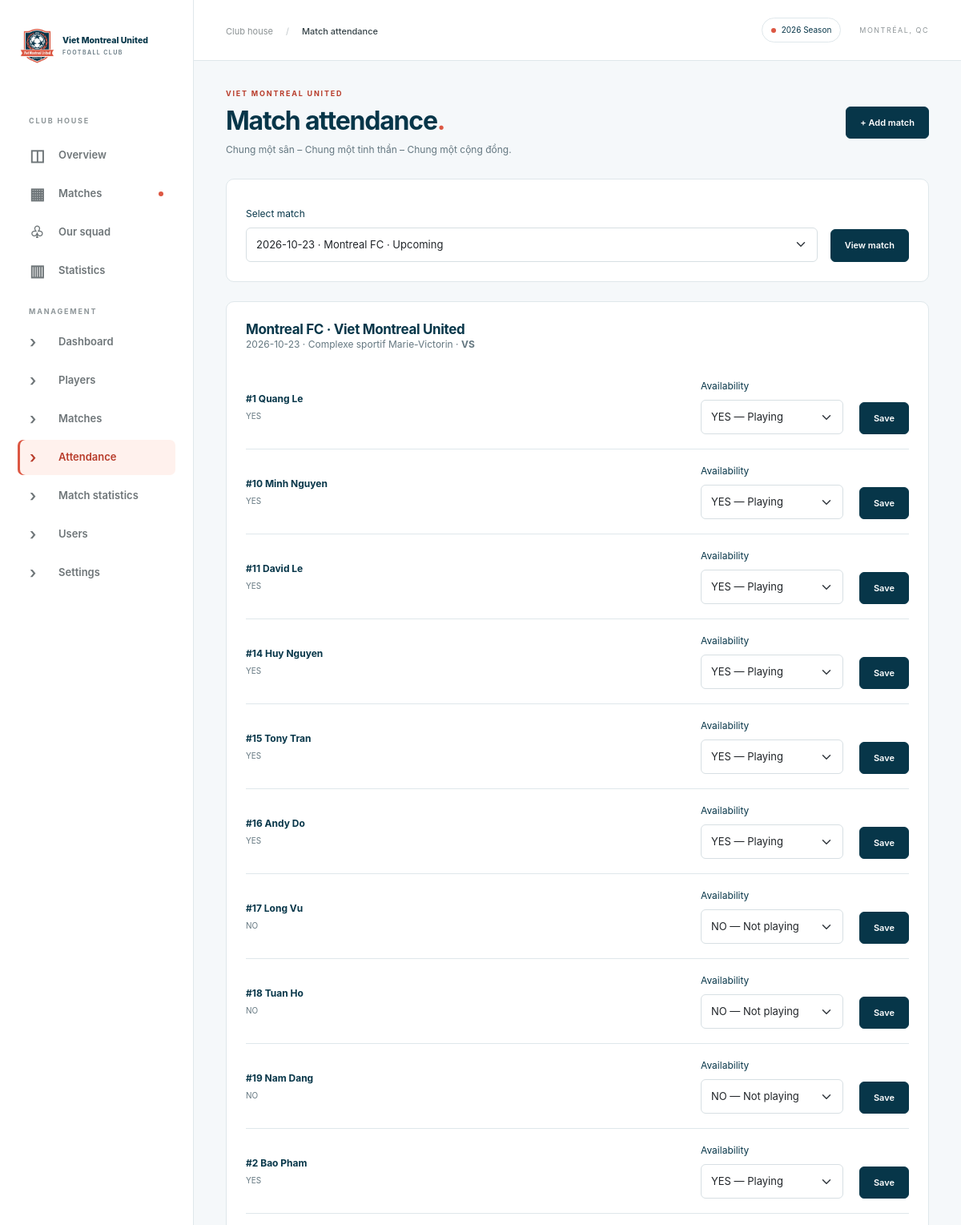
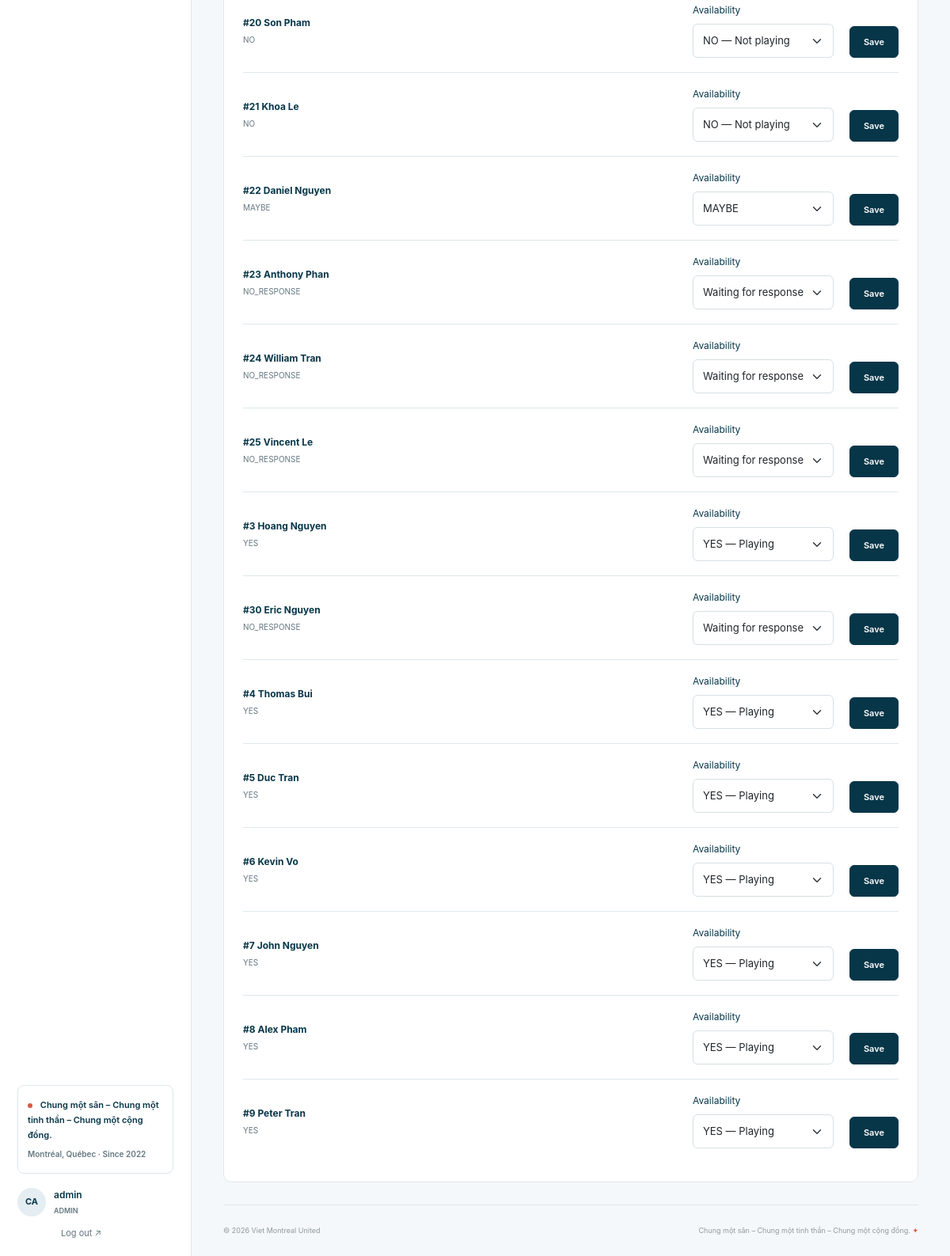
The app's page /index.php?page=admin-attendance (signed in) with its own data (2 pictures, top to bottom).
### tables this page shows
CREATE TABLE users (
 id INT UNSIGNED AUTO_INCREMENT PRIMARY KEY,
 username VARCHAR(60) NOT NULL UNIQUE,
 password_hash VARCHAR(255) NOT NULL,
 role ENUM('ADMIN','PLAYER') NOT NULL,
 player_id INT UNSIGNED NULL UNIQUE,
 is_active TINYINT(1) NOT NULL DEFAULT 1,
 created_at TIMESTAMP NOT NULL DEFAULT CURRENT_TIMESTAMP,
 updated_at TIMESTAMP NOT NULL DEFAULT CURRENT_TIMESTAMP ON UPDATE CURRENT_TIMESTAMP,
 FOREIGN KEY (player_id) REFERENCES players(id) ON DELETE RESTRICT
);

CREATE TABLE matches (
 id INT UNSIGNED AUTO_INCREMENT PRIMARY KEY,
 match_date DATE NOT NULL, match_time TIME NOT NULL,
 opponent_name VARCHAR(120) NOT NULL, opponent_logo VARCHAR(190) NULL,
 location VARCHAR(190) NOT NULL,
 home_away ENUM('Home','Away') NOT NULL DEFAULT 'Home',
 our_score SMALLINT UNSIGNED NULL, opponent_score SMALLINT UNSIGNED NULL,
 status ENUM('Upcoming','Completed','Cancelled','Postponed') NOT NULL DEFAULT 'Upcoming',
 created_at TIMESTAMP NOT NULL DEFAULT CURRENT_TIMESTAMP,
 updated_at TIMESTAMP NOT NULL DEFAULT CURRENT_TIMESTAMP ON UPDATE CURRENT_TIMESTAMP,
 INDEX idx_match_schedule(status,match_date,match_time),
 CONSTRAINT completed_score CHECK(status <> 'Completed' OR (our_score IS NOT NULL AND opponent_score IS NOT NULL))
);

CREATE TABLE players (
 id INT UNSIGNED AUTO_INCREMENT PRIMARY KEY,
 full_name VARCHAR(120) NOT NULL,
 jersey_number VARCHAR(20) NOT NULL,
 jersey_key VARCHAR(20) GENERATED ALWAYS AS (LOWER(TRIM(jersey_number))) STORED,
 CONSTRAINT players_jersey_nonempty CHECK (CHAR_LENGTH(TRIM(jersey_number)) > 0),
 UNIQUE KEY players_jersey_unique (jersey_key),
 birth_year SMALLINT UNSIGNED NULL,
 photo_path VARCHAR(190) NULL,
 is_active TINYINT(1) NOT NULL DEFAULT 1,
 created_at TIMESTAMP NOT NULL DEFAULT CURRENT_TIMESTAMP,
 updated_at TIMESTAMP NOT NULL DEFAULT CURRENT_TIMESTAMP ON UPDATE CURRENT_TIMESTAMP
);

### public/index.php (called while the page is built, shortened)
<?php
require __DIR__.'/../app/bootstrap.php';
$page=is_string($_GET['page'] ?? null)?$_GET['page']:'home';
$routes=['home'=>'home','matches'=>'matches','match'=>'match','players'=>'players','profile'=>'profile','statistics'=>'statistics','login'=>'login','account'=>'account','admin'=>'home','admin-players'=>'admin-players','admin-player-edit'=>'admin-player-edit','admin-matches'=>'admin-matches','admin-match-edit'=>'admin-match-edit','admin-attendance'=>'admin-match-data','admin-stats'=>'admin-match-data','admin-users'=>'admin-users','admin-settings'=>'admin-settings'];
$titles=['home'=>'Club overview','matches'=>'Match centre','match'=>'Match detail','players'=>'Our squad','profile'=>'Player profile','statistics'=>'Club statistics','login'=>'Welcome back','account'=>'My account','admin'=>'Club dashboard','admin-players'=>'Manage players','admin-player-edit'=>'Player details','admin-matches'=>'Manage matches','admin-match-edit'=>'Match details','admin-attendance'=>'Match attendance','admin-stats'=>'Match statistics','admin-users'=>'Player accounts','admin-settings'=>'Club settings'];
$title=$titles[$page];
try { require __DIR__.'/../app/views/'.$routes[$page].'.php'; $content=ob_get_clean(); }
catch (DomainException $e) { ob_end_clean(); abort_page(404,$e->getMessage()); }
require __DIR__.'/../app/views/layout.php';

### app/auth.php (called while the page is built, shortened)
<?php
function current_user(): ?array {
    $u = one('SELECT u.*, p.full_name, p.photo_path, p.is_active AS player_active FROM users u LEFT JOIN players p ON p.id=u.player_id WHERE u.id=?', [$_SESSION['user_id']]);
    return $u;
}
function is_admin(): bool { return ($GLOBALS['user']['role'] ?? '') === 'ADMIN'; }

### app/bootstrap.php (called while the page is built, shortened)
<?php
require __DIR__ . '/functions.php';
require __DIR__ . '/auth.php';
try {
    $settings = array_column(query('SELECT * FROM settings'), 'setting_value', 'setting_key');
} catch (PDOException $e) {
    error_log($e->getMessage()); http_response_code(503);
    exit('Database is not configured. Configure config/database.local.php and follow README.md.');
}
$user = current_user();

### app/views/admin-match-data.php (the view, shortened to what this page needs)
<?php
$statsPage=$page==='admin-stats';
$matches=query('SELECT * FROM matches'.($statsPage?" WHERE status='Completed'":'').' ORDER BY match_date DESC,match_time DESC');
$default=$statsPage?($matches[0] ?? null):(next_match() ?? ($matches[0] ?? null));
$id=(int)($_GET['id'] ?? ($default['id'] ?? 0)); $m=$id?match_by_id($id):null;
?>
<form method="get" class="panel inline-form mb-4"><input type="hidden" name="page" value="<?= e($page) ?>"><label class="field flex-grow-1">Select match<select class="form-select" name="id"><?php foreach($matches as $row): ?><option value="<?= e($row['id']) ?>" <?= $id==$row['id']?'selected':'' ?>><?= e($row['match_date'].' · '.$row['opponent_name'].' · '.$row['status']) ?></option><?php endforeach; ?></select></label><button class="btn btn-dark">View match</button></form>
<?php if(!$m): ?><div class="panel empty">Chưa có trận phù hợp. Tạo trận đấu trước.</div><?php elseif($statsPage && $m['status']!=='Completed'): ?><div class="alert alert-warning">Trận này chưa Completed. Hãy cập nhật kết quả trước.</div><?php else: ?>
<section class="panel"><h2><?= e(match_title($m)) ?></h2><p class="muted"><?= e($m['match_date'].' · '.MATCH_VENUE_NAME) ?> · <strong><?= e(score($m)) ?></strong></p>
<div class="data-rows"><?php $allPlayers=query("SELECT p.*,COALESCE(a.status,'NO_RESPONSE') AS response FROM players p LEFT JOIN match_availability a ON a.player_id=p.id AND a.match_id=? WHERE p.is_active=1 OR ?='Completed' ORDER BY p.jersey_number",[$id,$m['status']]); foreach($allPlayers as $p): $s=$existing[$p['id']] ?? null; ?><form method="post" class="data-row"><?= csrf() ?><input type="hidden" name="action" value="<?= $statsPage?'stats':'attendance' ?>"><input type="hidden" name="match_id" value="<?= $id ?>"><input type="hidden" name="player_id" value="<?= e($p['id']) ?>"><div class="data-player"><strong>#<?= e($p['jersey_number']) ?> <?= e($p['full_name']) ?></strong><small><?= e($p['response']) ?><?= !$p['is_active']?' · Inactive':'' ?></small><?php if($statsPage && $s): ?><small>Updated <?= e($s['updated_at']) ?> · <?= e($s['editor']) ?></small><?php endif; ?></div><?php if($statsPage): field('Goals','goals',$s['goals'] ?? 0,'number',true,'min="0" max="999"'); field('Assists','assists',$s['assists'] ?? 0,'number',true,'min="0" max="999"'); else: select_field('Availability','status',['YES'=>'YES — Playing','NO'=>'NO — Not playing','MAYBE'=>'MAYBE','NO_RESPONSE'=>'Waiting for response'],$p['response']); endif; ?><button class="btn btn-dark">Save</button></form><?php endforeach; ?></div></section><?php endif; ?>

### app/functions.php (shortened to what this page needs)
<?php
function e(mixed $value): string { return htmlspecialchars((string)($value ?? ''), ENT_QUOTES | ENT_SUBSTITUTE, 'UTF-8'); }
function query(string $sql, array $args=[]): array { $s=$GLOBALS['pdo']->prepare($sql); $s->execute($args); return $s->fetchAll(); }
function one(string $sql, array $args=[]): ?array { return query($sql,$args)[0] ?? null; }
function url(string $page='home', array $args=[]): string { return 'index.php?'.http_build_query(['page'=>$page]+$args); }
function next_match(): ?array { return one("SELECT * FROM matches WHERE status='Upcoming' AND TIMESTAMP(match_date,match_time)>? ORDER BY match_date,match_time,id LIMIT 1",[date('Y-m-d H:i:s')]); }
function match_by_id(int $id): array { return one('SELECT * FROM matches WHERE id=?',[$id]) ?? throw new DomainException('Không tìm thấy trận đấu.'); }
function initials(string $name): string { $a=preg_split('/\s+/u',trim($name)); return mb_strtoupper(mb_substr($a[0],0,1).mb_substr(end($a),0,1)); }
function avatar(array $p): string {
    $photo=$p['photo_path'] ?? null;
    return '<span class="avatar">'.e(initials($p['full_name'])).'</span>';
}
function club(): string { return $GLOBALS['settings']['club_name'] ?? 'Viet Montreal United'; }
function club_slogan(): string { return 'Chung một sân – Chung một tinh thần – Chung một cộng đồng.'; }
function match_title(array $m): string { $a=club(); $b=$m['opponent_name']; if ($m['home_away']==='Away') [$a,$b]=[$b,$a]; return $a.' · '.$b; }
function score(array $m): string { return $m['status']==='Completed' ? ($m['home_away']==='Home'?$m['our_score'].' – '.$m['opponent_score']:$m['opponent_score'].' – '.$m['our_score']) : 'VS'; }
function select_field(string $label,string $name,array $options,mixed $value): void { echo '<label class="field">'.e($label).'<select class="form-select" name="'.e($name).'">'; foreach($options as $k=>$v) echo '<option value="'.e($k).'" '.((string)$value===(string)$k?'selected':'').'>'.e($v).'</option>'; echo '</select></label>'; }

### app/views/layout.php (shortened to what this page needs)
<!doctype html>
<html lang="vi">
<head><link rel="stylesheet" href="assets/bootstrap.min.css"><link rel="stylesheet" href="assets/app.css?v=club-2022"><link rel="stylesheet" href="assets/club-theme.css?v=4"></head>
<body>
<aside class="sidebar" id="navigation">
<a href="<?= url() ?>" class="brand"><img class="brand-logo" src="assets/images/club-logo.jpg" alt="Logo Viet Montreal United" width="48" height="48"><span><span class="brand-name">Viet Montreal United</span><small>FOOTBALL CLUB</small></span></a>
<div class="nav-caption">CLUB HOUSE</div>
<nav aria-label="Main navigation">
<?php $nav=['home'=>['◫','Overview'],'matches'=>['▦','Matches'],'players'=>['♧','Our squad'],'statistics'=>['▥','Statistics']]; foreach($nav as $key=>[$icon,$label]): $args=$key==='profile'?['id'=>$user['player_id']]:($key==='match'?['id'=>$nm['id']]:[]); ?>
<a class="nav-item <?= $page===$key?'active':'' ?>" href="<?= url($key,$args) ?>"><span><?= $icon ?></span><?= e($label) ?><?= $key==='matches'?'<i class="nav-dot"></i>':'' ?></a>
<?php endforeach; ?>
<?php if(is_admin()): ?><div class="nav-caption">MANAGEMENT</div><?php foreach(['admin'=>'Dashboard','admin-players'=>'Players','admin-matches'=>'Matches','admin-attendance'=>'Attendance','admin-stats'=>'Match statistics','admin-users'=>'Users','admin-settings'=>'Settings'] as $key=>$label): ?><a class="nav-item <?= $page===$key?'active':'' ?>" href="<?= url($key) ?>"><span>›</span><?= e($label) ?></a><?php endforeach; endif; ?>
</nav>
<div class="sidebar-bottom"><div class="club-note"><span class="live-dot"></span> <?= e(club_slogan()) ?><small>Montréal, Québec · Since 2022</small></div>
<?php if($user): ?><a class="user-link" href="<?= url('account') ?>"><?= avatar(array_replace($user,['full_name'=>$user['full_name'] ?? 'Club Admin'])) ?><span><?= e($user['full_name'] ?? $user['username']) ?><small><?= e($user['role']) ?></small></span></a><form method="post"><?= csrf() ?><input type="hidden" name="action" value="logout"><button class="logout" type="submit">Log out ↗</button></form><?php else: ?><a class="btn btn-dark w-100" href="<?= url('login') ?>">Member login ↗</a><?php endif; ?></div>
</aside>
<div class="workspace"><header class="topbar"><div class="topbar-left"><button class="menu-toggle" type="button" aria-controls="navigation" aria-expanded="false" aria-label="Toggle menu">☰</button><span class="breadcrumb-label">Club house <span>/</span> <strong><?= e($title) ?></strong></span></div><div class="topbar-right"><span class="season-pill"><span class="live-dot"></span><?= e($settings['season_label']) ?></span><span class="top-location">MONTRÉAL, QC</span></div></header>
<main id="main"><div class="page-heading"><div><div class="eyebrow">VIET MONTREAL UNITED</div><h1><?= e($title) ?><span class="title-dot">.</span></h1><p><?= e(club_slogan()) ?></p></div><div class="heading-action"><?php if(is_admin()): ?><a class="btn btn-dark" href="<?= url('admin-match-edit') ?>">+ Add match</a><?php else: ?><span class="date-stamp"><?= e(date('l, d M Y')) ?></span><?php endif; ?></div></div>
<?= $content ?>
<footer><span>© <?= date('Y') ?> <?= e(club()) ?></span><span><?= e(club_slogan()) ?> <span class="accent">✦</span></span></footer>
</main></div>
</body></html>

### public/assets/app.css (style rules this page uses)
:root { --ink:#073649;--accent:#b83c2b;--accent-light:#ffd9cf;--muted:#7a8083;--line:#e2e7e9;--bg:#f3f6f7 }
* { box-sizing:border-box }
body { margin:0;background:var(--bg);color:#25343b;font-family:Inter,"Segoe UI",Arial,sans-serif;font-size:14px }
a { color:inherit;text-decoration:none }
button,input,select { font:inherit }
.sidebar { position:fixed;inset:0 auto 0 0;width:242px;background:#fff;border-right:1px solid var(--line);padding:33px 22px 20px;display:flex;flex-direction:column;z-index:20;overflow-y:auto }
.brand { display:flex;align-items:center;gap:12px;font-size:12px;font-weight:800;letter-spacing:.7px;line-height:1.7;margin-bottom:41px }
.brand small { display:block;font-size:8px;font-weight:600;letter-spacing:1.7px;color:var(--muted) }
.nav-caption { font-size:9px;letter-spacing:1.8px;color:#8e9699;font-weight:700;margin:22px 14px 10px }
.nav-item { display:flex;align-items:center;gap:14px;padding:12px 15px;margin:4px 0;border-radius:7px;color:#6e7578;font-size:13px;font-weight:600 }
.nav-item>span { font-size:20px;width:22px;line-height:1 }
.nav-item.active { background:#e0ebf0;color:#314e5a }
.nav-dot { width:6px;height:6px;background:#588699;border-radius:50%;margin-left:auto }
.sidebar-bottom { margin-top:auto;padding-top:35px }
.club-note { border:1px solid var(--line);border-radius:8px;padding:15px 12px;font-size:11px;font-weight:600;margin-bottom:18px }
.club-note small { display:block;color:var(--muted);font-size:10px;margin-top:6px }
.live-dot { display:inline-block;background:#6aa0b7;width:6px;height:6px;border-radius:50%;margin-right:7px }
.user-link { display:flex;align-items:center;gap:10px;font-size:12px;font-weight:600 }
.user-link small { display:block;font-size:9px;color:var(--muted);margin-top:4px }
.logout { border:0;background:none;color:var(--muted);font-size:11px;margin:12px 0 0 49px }
.workspace { margin-left:242px }
.topbar { height:76px;background:#fff;border-bottom:1px solid var(--line);padding:0 40px;display:flex;align-items:center;justify-content:space-between;gap:16px }
.breadcrumb-label { color:#8c9294;font-size:11px }
.breadcrumb-label span { margin:0 13px;color:#c0c7ca }
.breadcrumb-label strong { font-weight:500;color:#354247 }
.topbar-right { display:flex;align-items:center;gap:23px }
.season-pill { font-size:10px;border:1px solid var(--line);padding:7px 11px;border-radius:20px;white-space:nowrap }
.top-location { font-size:9px;letter-spacing:1.5px;color:#8f9699 }
main { max-width:1550px;margin:auto;padding:34px 40px 0 }
.page-heading { display:flex;justify-content:space-between;align-items:center;margin-bottom:27px;gap:20px }
.eyebrow { font-size:9px;letter-spacing:1.8px;font-weight:700 }
.page-heading .eyebrow { color:#768b94;margin-bottom:8px }
h1 { font-size:32px;font-weight:650;letter-spacing:-1.2px;margin:0 0 8px;line-height:1.2 }
.title-dot { color:#6095ac }
.page-heading p { color:var(--muted);font-size:12px;margin:0 }
.btn { padding:11px 17px;font-size:11px;font-weight:600;border-radius:6px }
.btn-dark { background:var(--ink);border-color:var(--ink) }
h2 { font-size:17px;font-weight:650;letter-spacing:-.35px;margin:0 }
.muted { color:var(--muted);font-size:12px }
.panel { border:1px solid var(--line);border-radius:10px;background:#fff;padding:24px;min-width:0 }
.avatar { width:36px;height:36px;border-radius:50%;display:inline-flex;align-items:center;justify-content:center;background:#dee9ed;color:#5c7783;font-size:11px;font-weight:700;object-fit:cover;flex-shrink:0 }
.accent { color:#5a8ca2 }
footer { display:flex;justify-content:space-between;padding:25px 0;font-size:9px;color:#90999d;gap:20px;border-top:1px solid var(--line);margin-top:28px }
.field { display:flex;flex-direction:column;gap:8px;font-size:12px;margin:10px 0 }
.form-control,.form-select { font-size:13px;min-height:43px;border-color:#d7dfe3;border-radius:6px }
.inline-form { display:flex;align-items:flex-end;gap:16px;flex-wrap:wrap }
.inline-form .field { margin-bottom:0 }
.data-row { display:flex;gap:20px;align-items:flex-end;border-bottom:1px solid var(--line);padding:18px 0 }
.data-row:last-child { border:0 }
.data-player { flex:1;align-self:center;min-width:160px;font-size:12px }
.data-player small { display:block;font-size:10px;color:var(--muted);margin-top:5px }
.data-row .field { margin:0;max-width:230px }

### records on screen
users: username "admin", role "ADMIN"
matches: match_date "2026-10-23 · Complexe sportif Marie-Victorin", status "VS"
players: jersey_number "1", full_name "Quang Le", response "YES"
players: jersey_number "10", full_name "Minh Nguyen", response "YES"
players: jersey_number "11", full_name "David Le", response "YES"
players: jersey_number "14", full_name "Huy Nguyen", response "YES"
players: jersey_number "15", full_name "Tony Tran", response "YES"
players: jersey_number "16", full_name "Andy Do", response "YES"
players: jersey_number "17", full_name "Long Vu", response "NO"
players: jersey_number "18", full_name "Tuan Ho", response "NO"
players: jersey_number "19", full_name "Nam Dang", response "NO"
players: jersey_number "2", full_name "Bao Pham", response "YES"
players: jersey_number "20", full_name "Son Pham", response "NO"
players: jersey_number "21", full_name "Khoa Le", response "NO"
players: jersey_number "22", full_name "Daniel Nguyen", response "MAYBE"
players: jersey_number "23", full_name "Anthony Phan", response "NO_RESPONSE"
players: jersey_number "24", full_name "William Tran", response "NO_RESPONSE"
players: jersey_number "25", full_name "Vincent Le", response "NO_RESPONSE"
players: jersey_number "3", full_name "Hoang Nguyen", response "YES"
players: jersey_number "30", full_name "Eric Nguyen", response "NO_RESPONSE"
players: jersey_number "4", full_name "Thomas Bui", response "YES"
players: jersey_number "5", full_name "Duc Tran", response "YES"
players: jersey_number "6", full_name "Kevin Vo", response "YES"
players: jersey_number "7", full_name "John Nguyen", response "YES"
players: jersey_number "8", full_name "Alex Pham", response "YES"
players: jersey_number "9", full_name "Peter Tran", response "YES"

### other values on screen
$icon "◫"
$label "Overview"
$icon "▦"
$label "Matches"
$icon "♧"
$label "Our squad"
$icon "▥"
$label "Statistics"
$label "Dashboard"
$label "Players"
$label "Attendance"
$label "Match statistics"
$label "Users"
$label "Settings"
club_slogan() "Chung một sân – Chung một tinh thần – Chung một cộng đồng."
